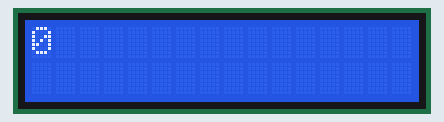
A sketch run on a simulated Arduino Uno, built with avr-gcc and run on an emulated ATmega328P. Parts: 16×2 character LCD.

Above: at 0.6 s.
At 10.7 s:
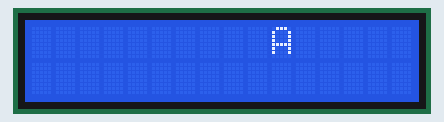
At 12.7 s:
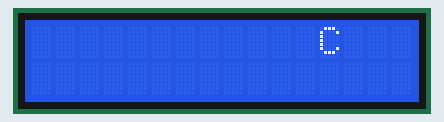
At 15.7 s:
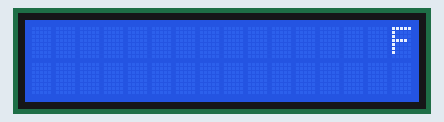
At 27.8 s:
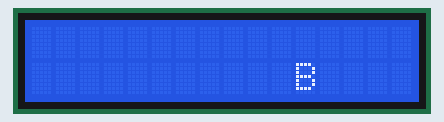
At 32.8 s:
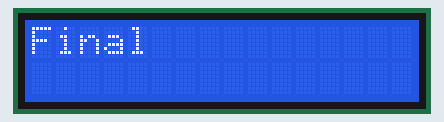

Measured:
- what the display in image 0 shows lasts 1.0 s, from 0.6 s to 1.6 s
- what the display in image 5 shows lasts 5.0 s, from 32.7 s to 37.7 s

The sketch:

Pantalla_LCD_I2C_Arduino.ino
```cpp
#include <LiquidCrystal_I2C.h>
#include <Wire.h>
LiquidCrystal_I2C lcd (0x27,16,2);
int x,y;
void setup()
{
  lcd.begin();
  lcd.clear(); // initialize the lcd
  lcd.backlight();
  lcd.setCursor(2,0);
  lcd.print("Iniciando...");
  delay(500);
}

void loop()
{
  for(y=0;y<2;y++)
  {
    for(x=0;x<16;x++)
    {
      lcd.clear();
      lcd.setCursor(x,y);
      lcd.print(x,HEX);
      delay(1000);
    }
  }
  lcd.clear();
  lcd.setCursor(0,0);
  lcd.print("Final");
  delay(5000);

}
```
